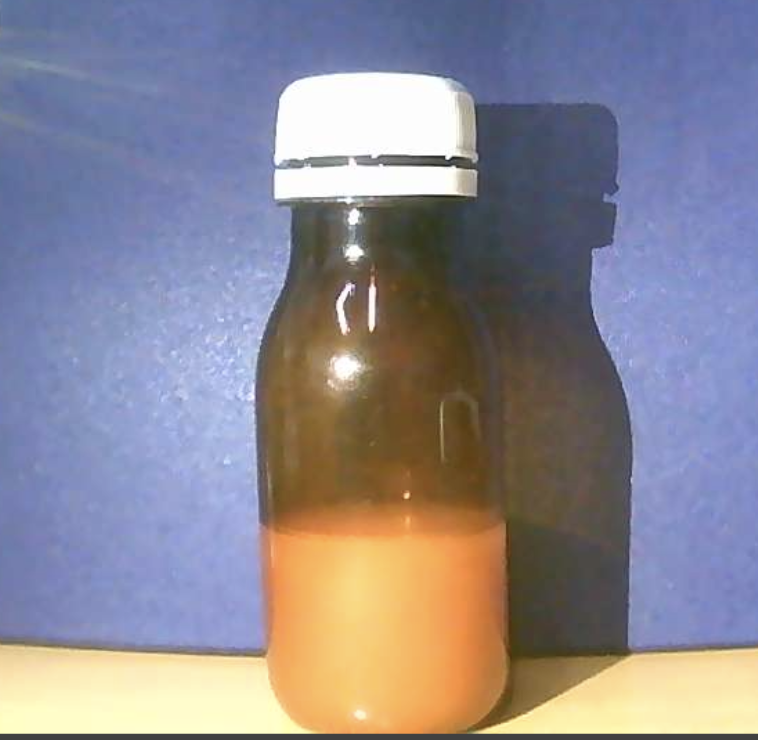
#> input picture liquid_level_detector/trackbar_tools/proris_background.png, 758 x 740 px; its folder holds only this picture in this run
$ python trackbar_tools.py
#> lines starting #> are read from the running program, lines starting #| are printed output that depends on the picture; after the words box and inside, x2 and y2 are one past the last pixel; in counts of white or black regions, pixels touching at a corner belong together
import cv2
import numpy as np

# HEADER
window_name = "trackbar_tools"
value = {'th': 0, 'min': 0, 'max': 0}
disp_val = np.zeros((50,500,3), np.uint8)
cv2.namedWindow(window_name)

# display value_trackbar setting
font = cv2.FONT_HERSHEY_SIMPLEX
disp_val = cv2.putText(disp_val, "th: ", (10, 30), font, 0.5, (255,255,255), 1)
disp_val = cv2.putText(disp_val, "min: ", (90, 30), font, 0.5, (255,255,255), 1)
disp_val = cv2.putText(disp_val, "max: ", (170, 30), font, 0.5, (255,255,255), 1)

disp_val = cv2.putText(disp_val, "0", (30, 30), font, 0.5, (255,255,255), 1)
disp_val = cv2.putText(disp_val, "0", (125, 30), font, 0.5, (255,255,255), 1)
disp_val = cv2.putText(disp_val, "0", (210, 30), font, 0.5, (255,255,255), 1)


def nothing(x):
    pass

# value display updater
def update_th_value(x):
    global font, disp_val, value
    disp_val = cv2.putText(disp_val, f"{value['th']}", (30, 30), font, 0.5, (0,0,0), 1)
    disp_val = cv2.putText(disp_val, f"{x}", (30, 30), font, 0.5, (255,255,255), 1)
    value['th'] = x

def update_min_value(x):
    global font, disp_val, value
    disp_val = cv2.putText(disp_val, f"{value['min']}", (125, 30), font, 0.5, (0,0,0), 1)
    disp_val = cv2.putText(disp_val, f"{x}", (125, 30), font, 0.5, (255,255,255), 1)
    value['min'] = x

def update_max_value(x):
    global font, disp_val, value
    disp_val = cv2.putText(disp_val, f"{value['max']}", (210, 30), font, 0.5, (0,0,0), 1)
    disp_val = cv2.putText(disp_val, f"{x}", (210, 30), font, 0.5, (255,255,255), 1)
    value['max'] = x


# create trackbar
cv2.createTrackbar("th", window_name, 0 ,255, update_th_value)
cv2.createTrackbar("min", window_name, 0 ,255, update_min_value)
cv2.createTrackbar("max", window_name, 0 ,255, update_max_value)


# BODY

img = cv2.imread("proris_background.png")
#> img is the input picture: shape (740, 758, 3); mean B, G, R 146.7, 135.9, 139.7
img_gray = cv2.cvtColor(img, cv2.COLOR_BGR2GRAY)
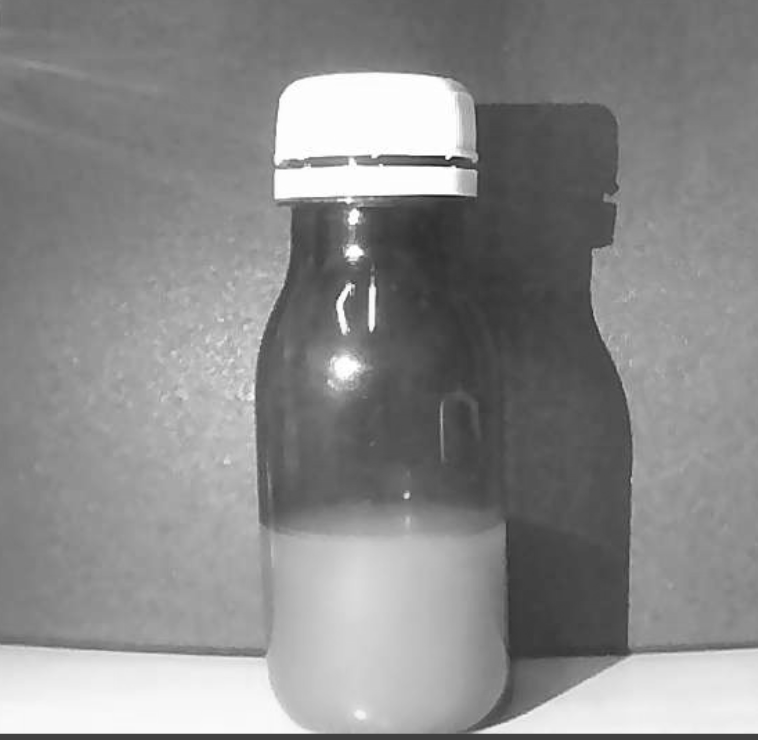
#> img_gray: shape (740, 758); min 26, max 255, mean 138.2


# run
while (1):
    track_bar = cv2.imshow(window_name,disp_val)
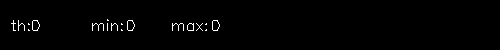
#> window 'trackbar_tools': shape (50, 500, 3); 1.1% white in thin lines or dots, all inside (x1, y1, x2, y2) = (11, 19, 220, 31)
    th = cv2.getTrackbarPos("th", window_name)
    min = cv2.getTrackbarPos("min", window_name)
    max = cv2.getTrackbarPos("max", window_name)


    ret, thresh = cv2.threshold(img_gray, min, max, cv2.THRESH_OTSU)
#> thresh: shape (740, 758); every value is 0
#> ret = 160
    cv2.imshow("img_thresh", thresh)

    key = cv2.waitKey(0) & 0xff
#> (key q is pressed here)
    if key == ord('q'):
        break


cv2.destroyAllWindows()
